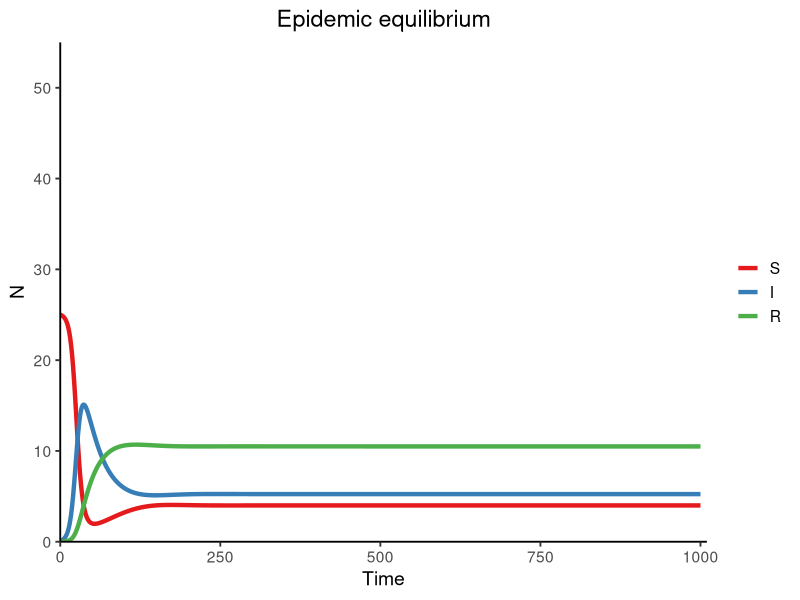
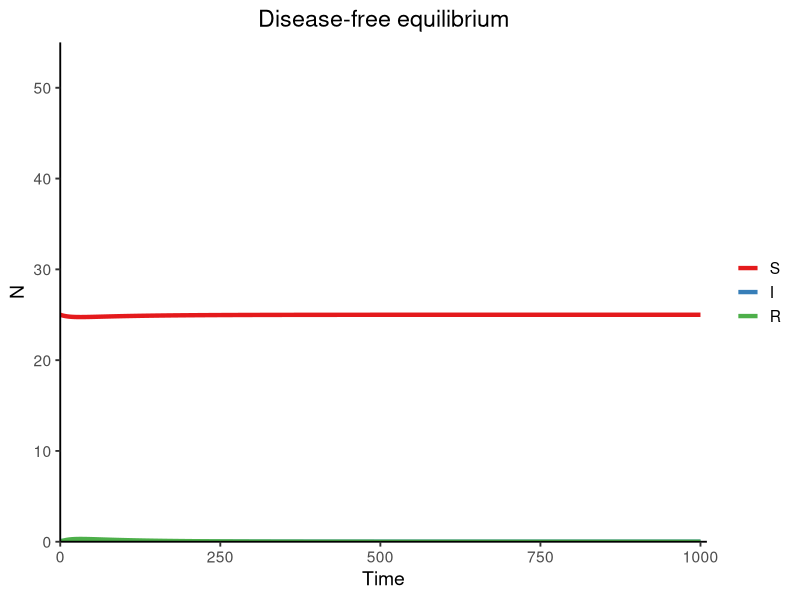

Generate these figures, in order, with R:
## ---- chunk 1
knitr::opts_chunk$set(message = F, 
                      error = F, 
                      warning = F)

## ---- chunk 2
library(tidyverse)
library(deSolve)

SIR_model_fun <- function(theta, beta, delta, rho, gamma, title){
  
  # model specification
  SIR_model <- function(times, state, parms) {
    with(as.list(c(state, parms)), {
      dS_dt = theta - beta*S*I - delta*S
      dI_dt = beta*S*I - rho*I - gamma*I 
      dR_dt = rho*I - delta*R
      return(list(c(dS_dt, dI_dt, dR_dt)))
    })
  }
  
  # model parameters
  times <- seq(0, 1000, by = 1)
  state <- c(S = 25, I = 0.1, R = 0)
  parms <- c(theta = theta, beta = beta, delta = delta, rho = rho, gamma = gamma)
  
  # model application
  SIR_out <- ode(func = SIR_model, times = times, y = state, parms = parms)
  
  # visualization
  SIR_out %>%
    as.data.frame() %>%
    pivot_longer(cols = -time, names_to = "state", values_to = "N") %>%
    mutate(state = fct_relevel(state, "S", "I", "R")) %>%
    ggplot(aes(x = time, y = N, color = state)) + 
    geom_line(size = 1.5) +
    theme_classic(base_size = 14) +
    labs(x = "Time", y = "N", title = title) +
    scale_x_continuous(limits = c(0, 1010), expand = c(0, 0)) +
    scale_y_continuous(limits = c(0, 55), expand = c(0, 0)) +
    scale_color_brewer(name = NULL, palette = "Set1") + 
    theme(plot.title = element_text(hjust = 0.5))
  
}
## ---- chunk 3
### Epidemic equilibrium  
SIR_model_fun(theta = 0.25, beta = 0.01, delta = 0.01, rho = 0.02, gamma = 0.02, title = "Epidemic equilibrium")

### Disease-free equilibrium
SIR_model_fun(theta = 0.25, beta = 0.01, delta = 0.01, rho = 0.3, gamma = 0.02, title = "Disease-free equilibrium")
